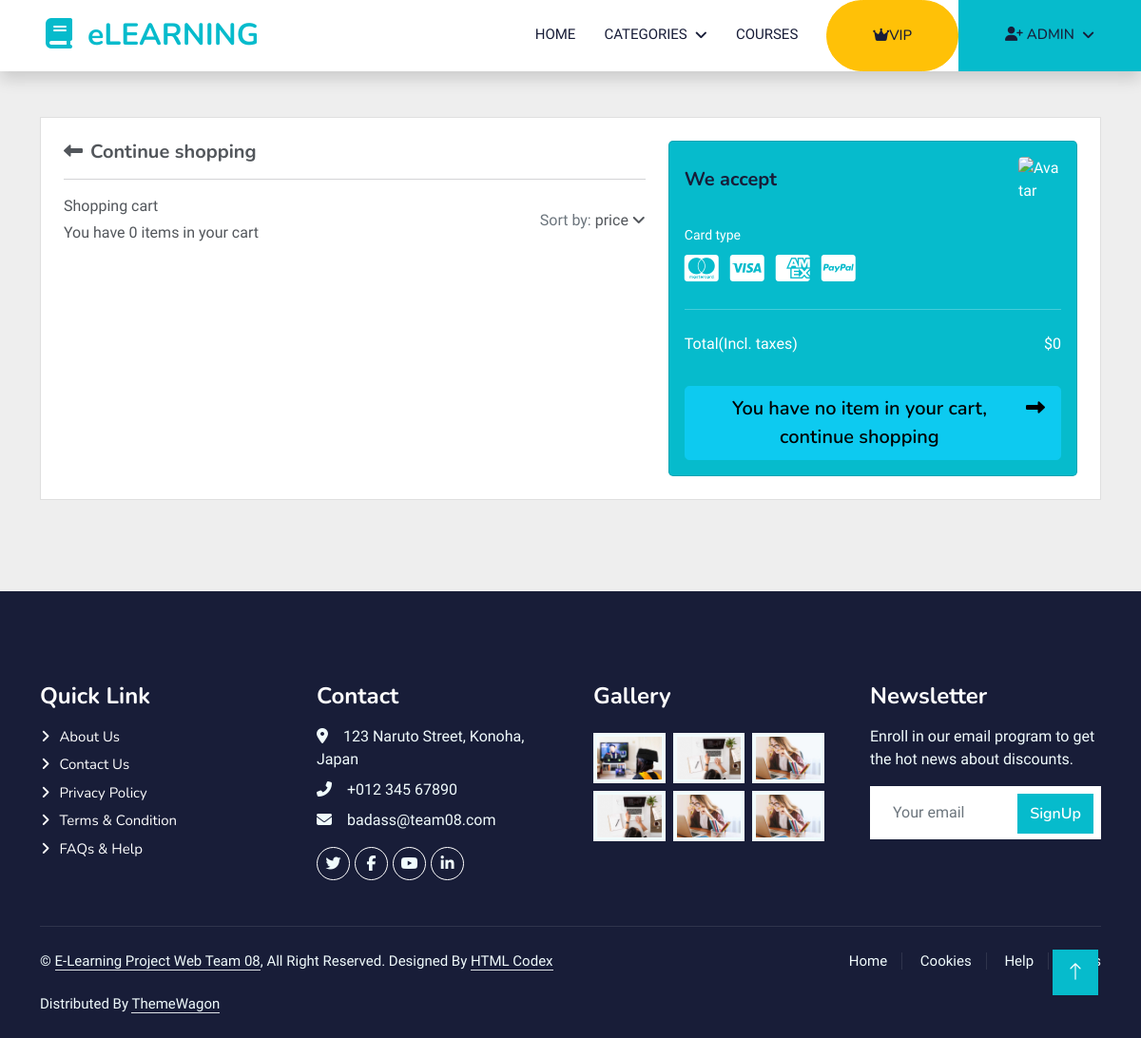
The app's page /cart/ (signed in), older data.
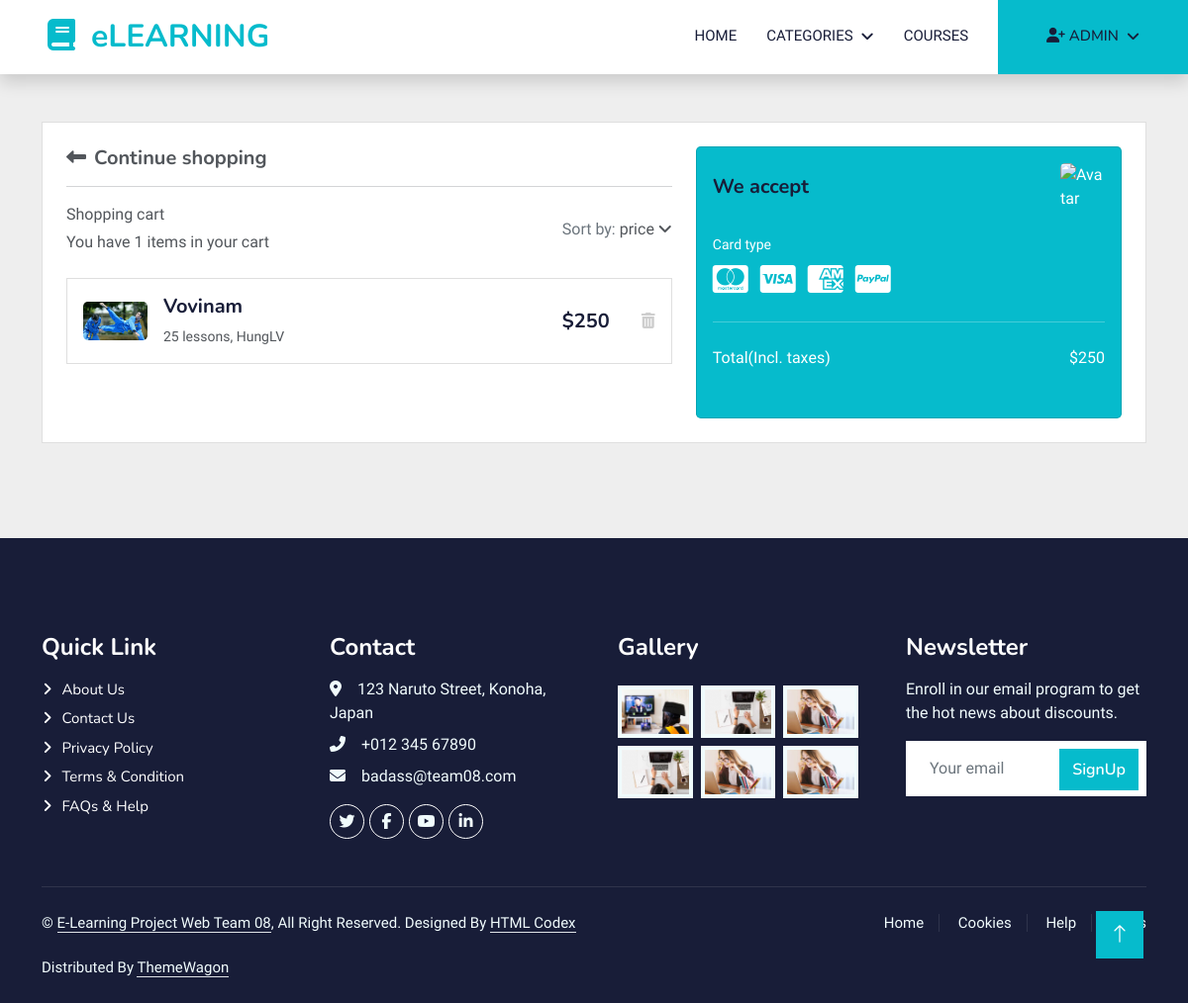
The same page, newer data.
### cart/models.py (models this page shows)
class CartItem(models.Model):
    cart = models.ForeignKey(Cart, on_delete=models.CASCADE)
    course = models.ForeignKey(Course, on_delete=models.CASCADE)
    def get_remove_cart_item_url(self):
        return reverse('remove_cart_item', args=[self.pk])

### course/models.py (models this page shows, shortened)
class Course(models.Model):
    title = models.CharField(max_length=255)
    description = models.TextField()
    price = models.PositiveIntegerField(null=True,
                                        validators=[MinValueValidator(0)], blank=True)
    instructor = models.CharField(max_length=50)
    language = models.CharField(max_length=50, default='English')
    category = models.ForeignKey(
        Category, on_delete=models.PROTECT, blank=True, null=True)
    COURSE_STATUS_AVAILABLE = 'A'
    COURSE_STATUS_UNAVAILABLE = 'UA'
    COURSE_STATUS_CHOICES = [
        (COURSE_STATUS_AVAILABLE, 'Available'),
        (COURSE_STATUS_UNAVAILABLE, 'Unavailable')
    ]
    lesson_number = models.PositiveBigIntegerField(null=True,
                                                   validators=[MinValueValidator(0)], blank=True)
    course_status = models.CharField(
        max_length=2, choices=COURSE_STATUS_CHOICES, default=COURSE_STATUS_AVAILABLE)
    rated = models.PositiveSmallIntegerField(null=True,
                                             validators=[MinValueValidator(0), MaxValueValidator(5)], blank=True)
    duration = models.DecimalField(max_digits=6, decimal_places=2,
                                   validators=[MinValueValidator(0)], blank=True, null=True)
    image = ResizedImageField(size=[500, 300], crop=['middle', 'center'],  upload_to="course/course_image/", null=True, quality=100
                              )
    video = models.FileField(
        upload_to="course/course_video", null=True)
    slug = models.SlugField(max_length=200, unique=True,
                            null=True, blank=True)

### cart/views.py (the view)
# urls.py: path('cart/', include('cart.urls')),
@login_required
def cart(request, total=0):
    try:
        if request.user.is_authenticated:
            cart = Cart.objects.get(user=request.user)
            cart_items = CartItem.objects.filter(cart=cart)
        if cart_items:
            for cart_item in cart_items:
                total += cart_item.course.price
        else:
            total = 0
    except ObjectDoesNotExist:
        pass
    context = {
        'cart_items': cart_items,
        'total': total,
    }
    return render(request, 'cart/cart.html', context=context)

### account/models.py (called while the page is built)
    def on_subscription(self):
        if self.subscription_expired and self.subscription_expired > datetime.date.today():
            return True
        else:
            return False

### course/context_processors.py (called while the page is built)
def menu_links(request):
    links = Category.objects.all()
    return dict(links=links)

### course/models.py (called while the page is built)
    def get_url(self):
        return reverse('course_by_category', args=[self.slug])

### templates/cart/cart.html (shortened to what the changed rows need)
{% extends 'base.html' %} {% load static %}  {% block content %}
<section class="h-100 h-custom" style="background-color: #eee">
  <div class="container py-5 h-100">
    <div class="row d-flex justify-content-center align-items-center h-100">
      <div class="col">
        <div class="card">
          <div class="card-body p-4">
            <div class="row">
              <div class="col-lg-7">
                <div
                  class="d-flex justify-content-between align-items-center mb-4"
                >
                  <div>
                    <p class="mb-1">Shopping cart</p>
                    <p class="mb-0">
                      You have {{cart_items.count}} items in your cart
                    </p>
                  </div>
                </div>
                {% for cart_item in cart_items %}
                <div class="card mb-3">
                  <div class="card-body">
                    <div class="d-flex justify-content-between">
                      <div class="d-flex flex-row align-items-center">
                        <div>
                          <img
                            src="{{cart_item.course.image.url}}"
                            class="img-fluid rounded-3"
                            alt="Shopping item"
                            style="width: 65px"
                          />
                        </div>
                        <div class="ms-3">
                          <h5>{{cart_item.course.title}}</h5>
                          <p class="small mb-0">
                            {{cart_item.course.lesson_number}} lessons,
                            {{cart_item.course.instructor}}
                          </p>
                        </div>
                      </div>
                      <div class="d-flex flex-row align-items-center">
                        <div style="width: 80px">
                          <h5 class="mb-0">${{cart_item.course.price}}</h5>
                        </div>
                        <a
                          href="{{cart_item.get_remove_cart_item_url}}"
                          style="color: #cecece"
                          ><i class="fas fa-trash-alt"></i
                        ></a>
                      </div>
                    </div>
                  </div>
                </div>
                {% endfor %}
              </div>
              <div class="col-lg-5">
                <div class="card bg-primary text-white rounded-3">
                  <div class="card-body">
                    <div class="d-flex justify-content-between mb-4">
                      <p class="mb-2">Total(Incl. taxes)</p>
                      <p class="mb-2">${{total}}</p>
                    </div>
                    {% if cart_items %}
                    <div id="paypal-button-container"></div>
                    {% else %}
                    <div class="text-center">
                      <a
                        href="{% url 'course' %}"
                        type="button"
                        class="btn btn-info btn-block btn-lg"
                      >
                        <div class="d-flex justify-content-between">
                          <span
                            >You have no item in your cart, continue
                            shopping</span
                          >
                          <span>
                            <i class="fas fa-long-arrow-alt-right ms-2"></i
                          ></span>
                        </div>
                      </a>
                    </div>
                    {% endif %}
                  </div>
                </div>
              </div>
            </div>
          </div>
        </div>
      </div>
    </div>
  </div>
</section>
{% endblock content %}

### templates/includes/navbar.html (shortened to what this page needs)
{% load static %}
<nav
  class="navbar navbar-expand-lg bg-white navbar-light shadow sticky-top p-0"
>
  <a
    href="{% url 'home' %}"
    class="navbar-brand d-flex align-items-center px-4 px-lg-5"
  >
    <h2 class="m-0 text-primary"><i class="fa fa-book me-3"></i>eLEARNING</h2>
  </a>
  <div class="collapse navbar-collapse" id="navbarCollapse">
    <div class="navbar-nav ms-auto p-4 p-lg-0 text-center">
      <a
        href="{% url 'home' %}"
        class="nav-item nav-link {% if request.resolver_match.url_name == 'home' %} active {% endif %}"
        >Home</a
      >
      <div class="nav-item dropdown">
        <a href="#" class="nav-link dropdown-toggle" data-bs-toggle="dropdown"
          >Categories</a
        >
      </div>
      <a
        href="{% url 'course' %}"
        class="nav-item nav-link {% if request.resolver_match.url_name == 'course' %} active {% endif %}"
        >Courses</a
      >
      {% if request.user.on_subscription == True %}
      <button
        type="button"
        data-bs-toggle="modal"
        data-bs-target="#subscriptionModal"
        class="nav-link btn btn-warning rounded-pill my-3 my-lg-0 py-4 px-lg-5 me-0 d-lg-block"
      >
        <i class="fa-solid fa-crown"> </i>VIP
      </button>
      {% endif %} {% if user.is_authenticated %}
      <div class="nav-item dropdown">
        <a
          href="#"
          class="nav-link dropdown-toggle btn btn-primary py-4 px-lg-5 d-lg-block me-0"
          data-bs-toggle="dropdown"
          ><i class="fa-solid fa-user-plus"></i> {{user.first_name}}</a
        >
      </div>
      {% else %}
      <a
        href="{% url 'signup' %}"
        class="nav-link btn btn-primary py-4 px-lg-5 d-lg-block me-0"
        >Join Now<i class="fa fa-arrow-right ms-3"></i
      ></a>
      {% endif %}
    </div>
  </div>
</nav>

Row changes from the older to the newer data that the page shows:
changed Account "ADMIN": subscription_expired "2023-01-23" → "2022-06-13" (drawn)
added CartItem: course.image (picture), course "Vovinam", course.lesson_number "25", course.instructor "HungLV", course.price "250"
Text that changed along with them:
{{ cart_items.count }}: "0" → "1"
{{ total }}: "0" → "250"
text no longer shown: "VIP You have no item in your cart, continue shopping"
